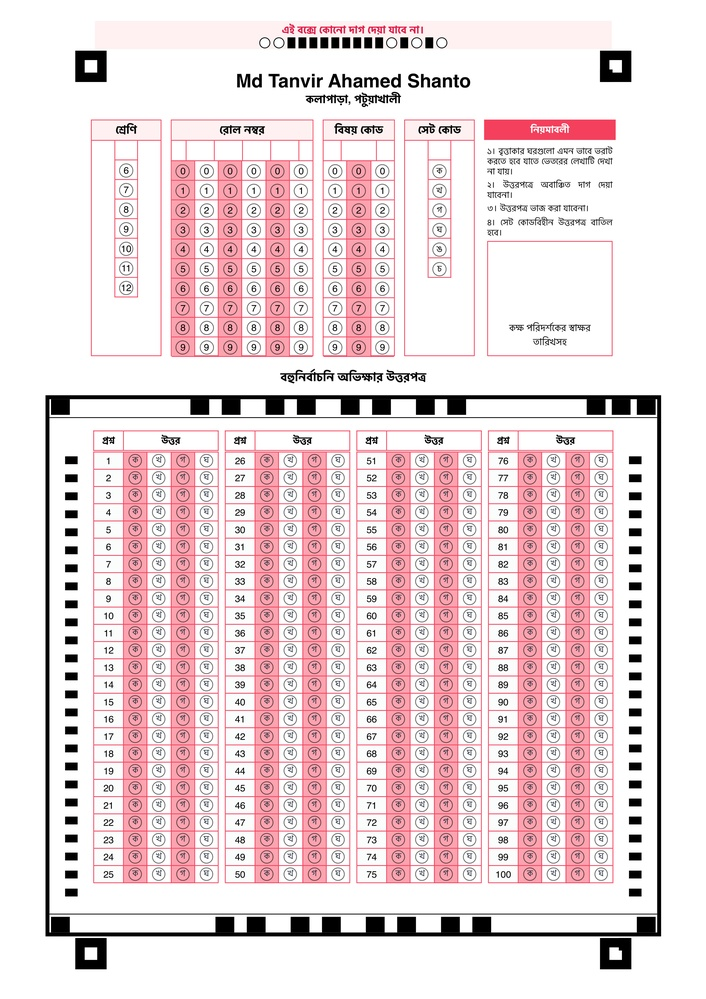
#> input picture test_omr.jpg, 706 x 999 px, shrunk from 2479 x 3508 before the run
$ python diagnose_contours.py
#> lines starting #> are read from the running program, lines starting #| are printed output that depends on the picture; after the words box and inside, x2 and y2 are one past the last pixel; in counts of white or black regions, pixels touching at a corner belong together
import cv2
import numpy as np

img = cv2.imread("test_omr.jpg")
#> img is the input picture: shape (999, 706, 3); mean B, G, R 220.2, 217.5, 234.4
gray = cv2.cvtColor(img, cv2.COLOR_BGR2GRAY)
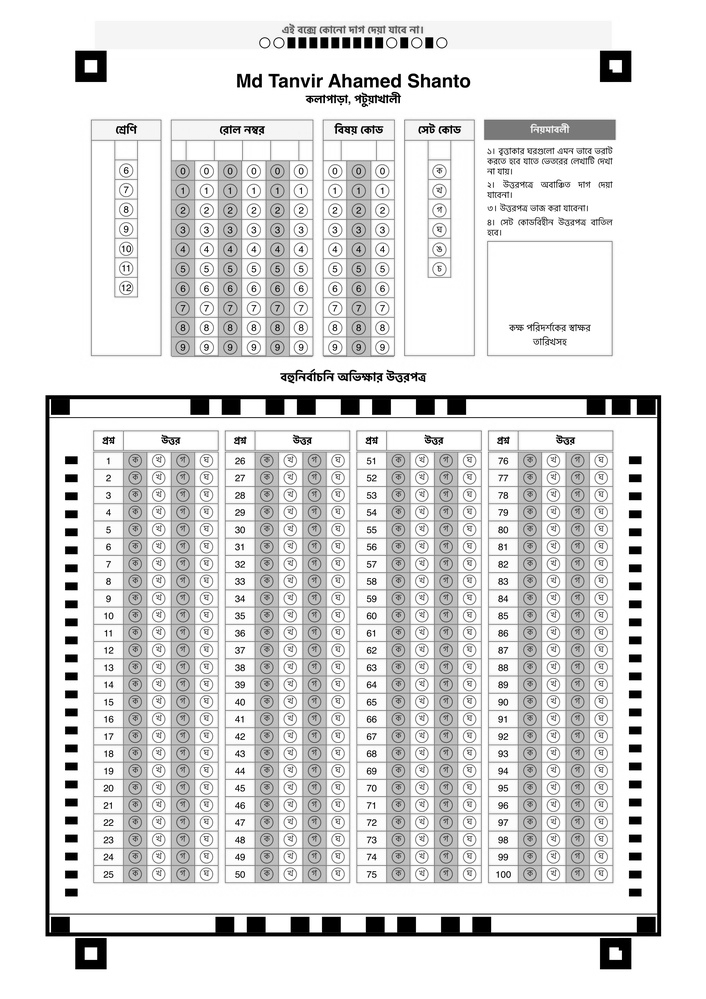
#> gray: shape (999, 706); min 0, max 255, mean 222.8

thresh = cv2.adaptiveThreshold(
    gray, 255, cv2.ADAPTIVE_THRESH_GAUSSIAN_C, cv2.THRESH_BINARY_INV, 21, 10
)
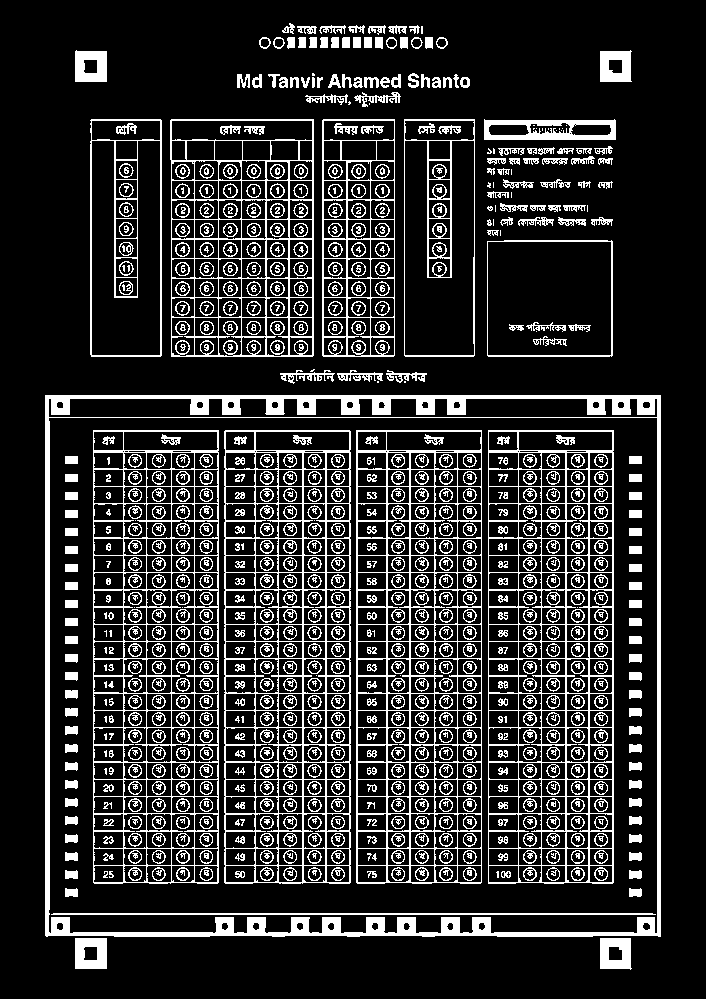
#> thresh: shape (999, 706); 17.7% white in thin lines or dots, all inside (x1, y1, x2, y2) = (45, 23, 661, 970)
edges = cv2.Canny(gray, 50, 150)
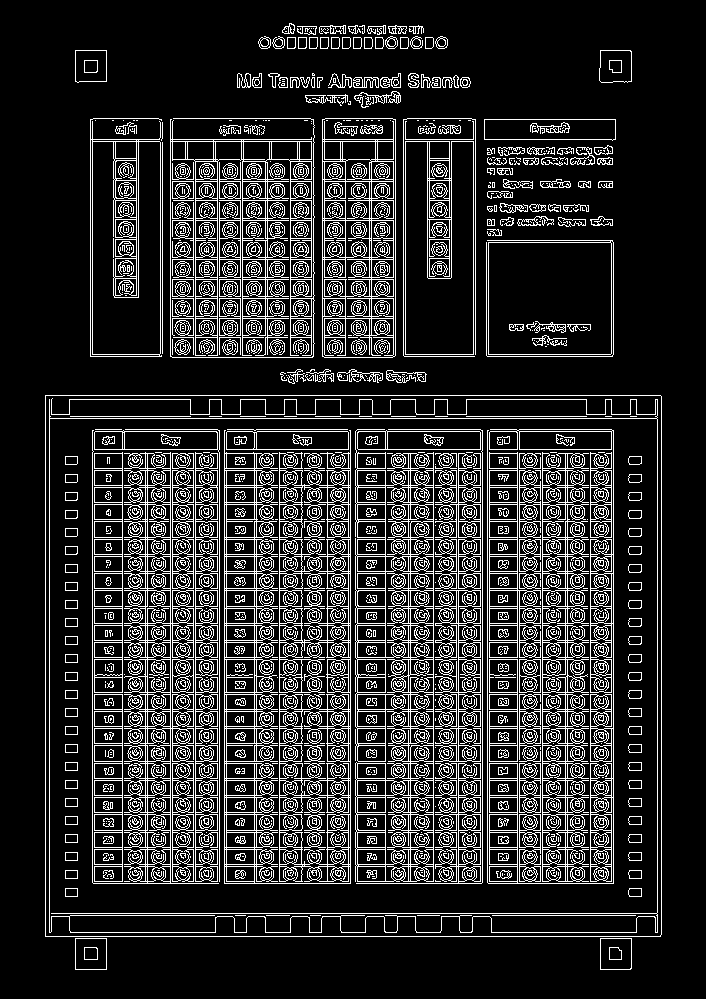
#> edges: shape (999, 706); 16.3% white in thin lines or dots, all inside (x1, y1, x2, y2) = (45, 23, 662, 970)
combined = cv2.bitwise_or(thresh, edges)
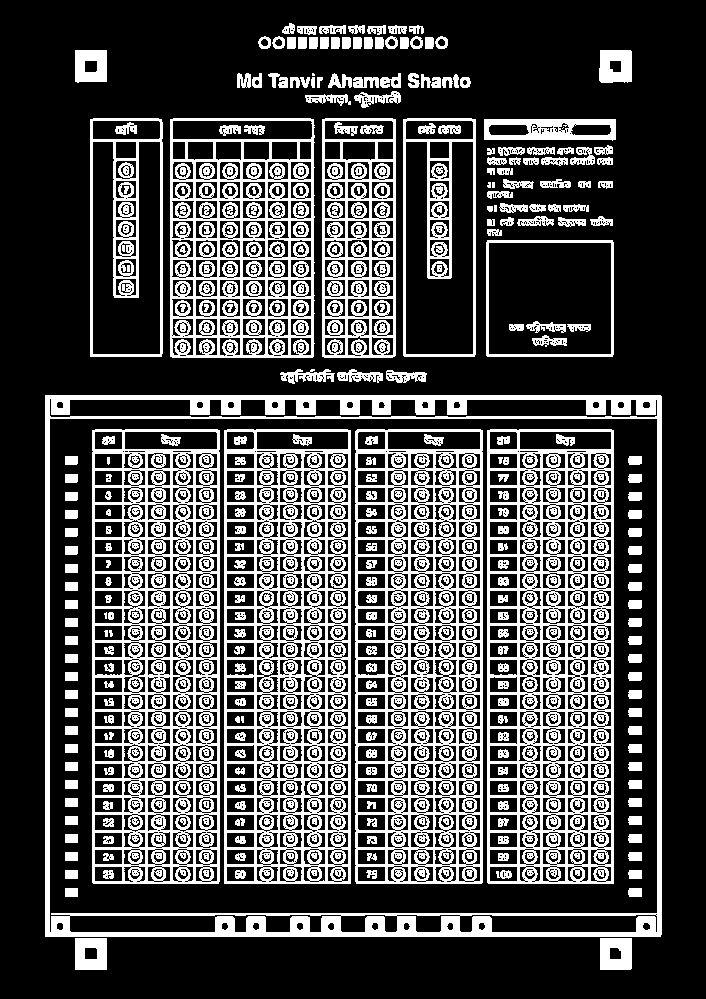
#> combined: shape (999, 706); 29.2% white; 343 white regions (7 under 20 px), largest, box (x1, y1, x2, y2) and area: (224, 429, 351, 884) 29185, (355, 429, 483, 884) 29129, (487, 429, 614, 884) 29088
kernel = np.ones((3, 3), np.uint8)
combined = cv2.morphologyEx(combined, cv2.MORPH_CLOSE, kernel)
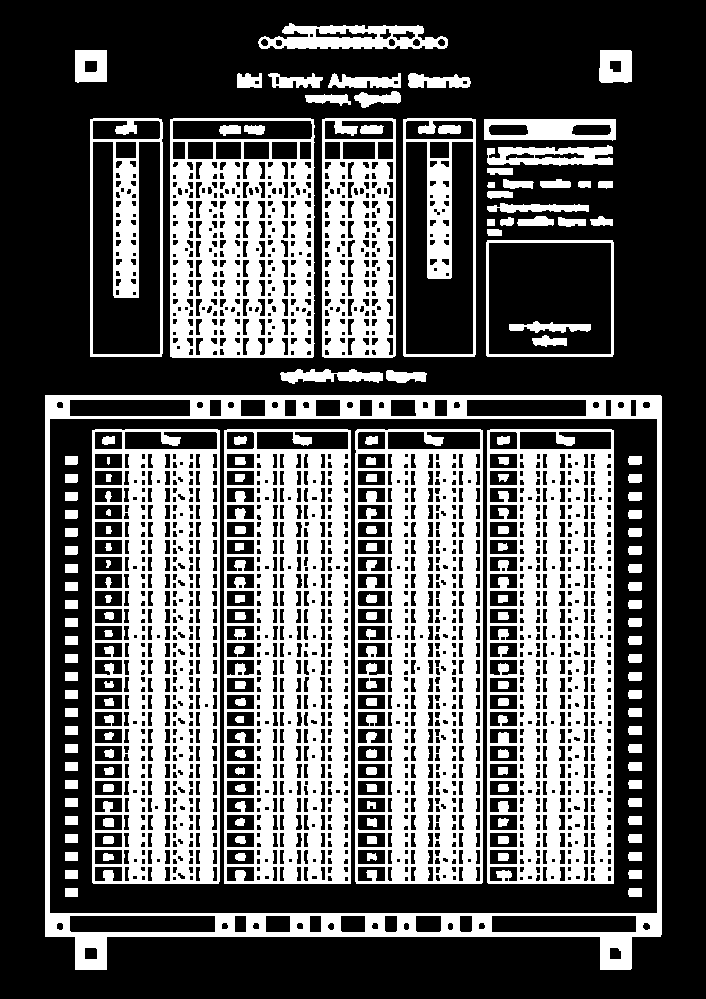
#> combined: shape (999, 706); 35.6% white; 158 white regions, largest, box (x1, y1, x2, y2) and area: (487, 429, 614, 884) 38357, (355, 429, 483, 884) 38216, (224, 429, 351, 884) 38073
combined = cv2.morphologyEx(combined, cv2.MORPH_OPEN, kernel)
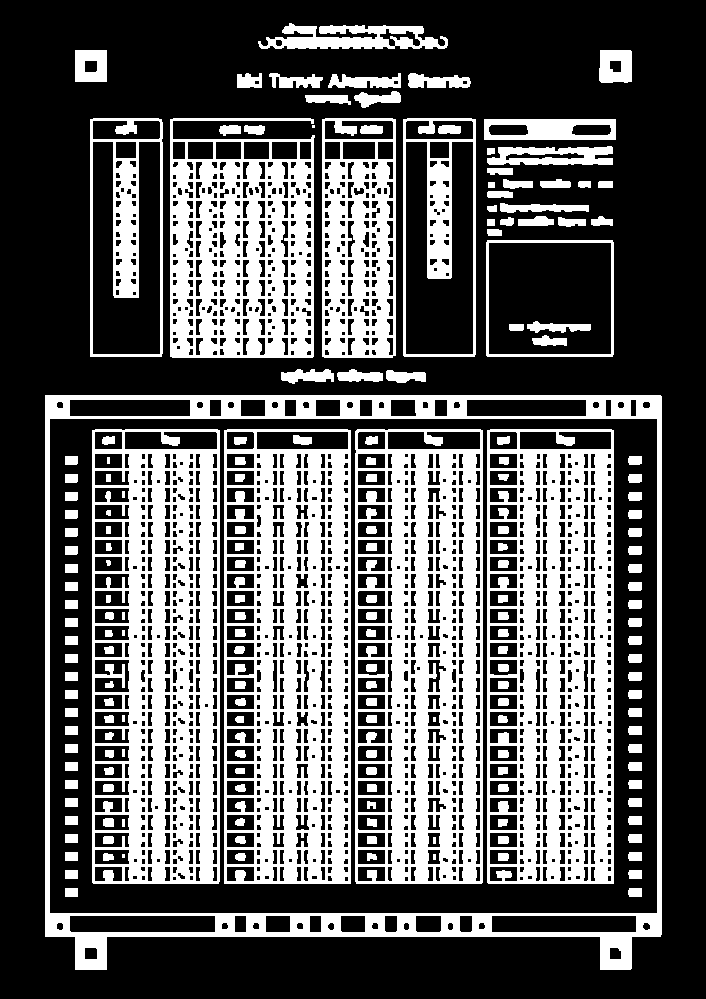
#> combined: shape (999, 706); 35.4% white; 188 white regions (5 under 20 px)

contours, _ = cv2.findContours(
    combined, cv2.RETR_EXTERNAL, cv2.CHAIN_APPROX_SIMPLE
)
#> contours = 39 contours, 1 with area under 20; largest, box (x1, y1, x2, y2) and area: (45, 395, 662, 970) 335302, (170, 118, 315, 358) 31508, (322, 118, 396, 358) 17435, (403, 118, 476, 357) 17127, (90, 118, 163, 357) 17122

h, w = gray.shape
#> h = 999; w = 706
print(f"Image shape: {w}x{h}")
#| Image shape: 706x999
total_area = h * w
#> total_area = 705294

for cnt in contours:
    area = cv2.contourArea(cnt)
    if area > 100: # at least some small size
        peri = cv2.arcLength(cnt, True)
        approx = cv2.approxPolyDP(cnt, 0.04 * peri, True)
        if len(approx) == 4:
            x, y, w_rect, h_rect = cv2.boundingRect(approx)
            aspect = max(w_rect, h_rect) / (min(w_rect, h_rect) + 1e-6)
            if 0.5 < aspect < 2.0:
                print(f"Candidate - Area: {area:.1f}, Pos: ({x}, {y}), Size: {w_rect}x{h_rect}")
#> this loop made 39 passes
#> (area, peri, approx, x, y, w_rect, h_rect, aspect) on passes 1, 2, 3, 4, 5, 8, 11: (335301.5, 2441.9, [[45, 395], [75, 969], [631, 968], [660, 395]], 45, 395, 616, 575, 1.07), (330, 100.6, [[386, 371], [388, 380], [425, 381], [424, 372]], 386, 371, 40, 11, 3.64), (369, 113.5, [[337, 373], [339, 380], [382, 380], [379, 372]], 337, 372, 46, 9, 5.11), (464, 144.8, [[281, 372], [292, 383], [333, 381], [328, 369]], 281, 369, 53, 15, 3.53), (14727, 483.7, [[487, 240], [487, 356], [612, 356], [612, 240]], 487, 240, 126, 117, 1.08), (169.5, 71.9, [[558, 217], [559, 225], [585, 225], [585, 219]], 558, 217, 28, 9, 3.11), (240.5, 83.9, [[553, 219], [518, 219], [518, 225], [553, 224]], 518, 219, 36, 7, 5.14)
#> (area, peri, approx) on passes 13, 33, 39: (507, 201.9, [[500, 203], [507, 212], [588, 211]]), (588, 181.3, [[408, 75], [410, 87], [470, 83]]), (2829.5, 742.4, [[258, 41], [447, 45]])
#| Candidate - Area: 335301.5, Pos: (45, 395), Size: 616x575
#| Candidate - Area: 14727.0, Pos: (487, 240), Size: 126x117
#| Candidate - Area: 989.5, Pos: (599, 50), Size: 33x32
#| Candidate - Area: 961.0, Pos: (75, 50), Size: 32x32

$ run again, with debug_markers_mcq.png.jpg copied over test_omr.jpg
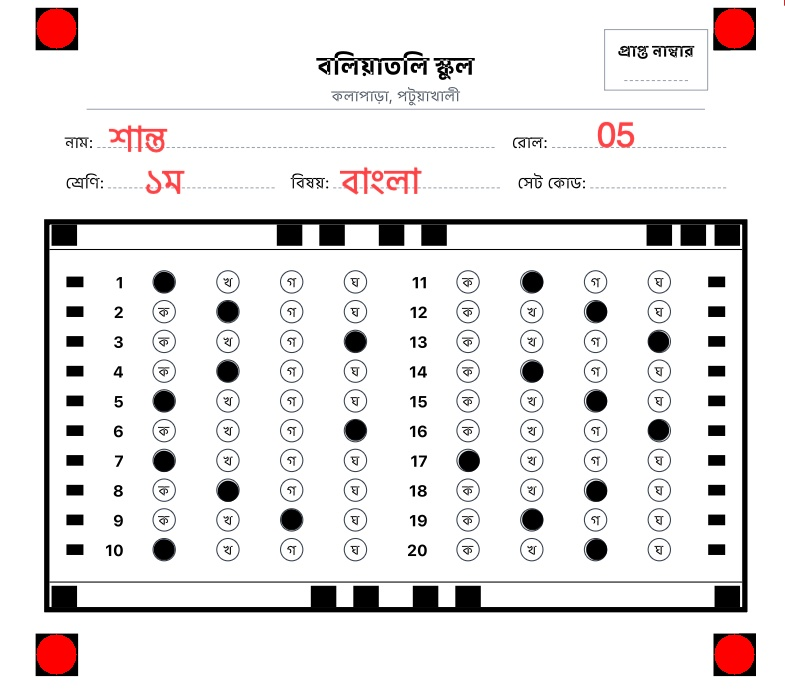
#> input picture debug_markers_mcq.png.jpg, 785 x 694 px
#> img is the input picture: shape (694, 785, 3); mean B, G, R 231.3, 231.2, 234.1
#> `thresh = cv2.adaptiveThreshold( gray, 255, cv2.ADAPTIVE_THRESH_GAUSSIA..`:
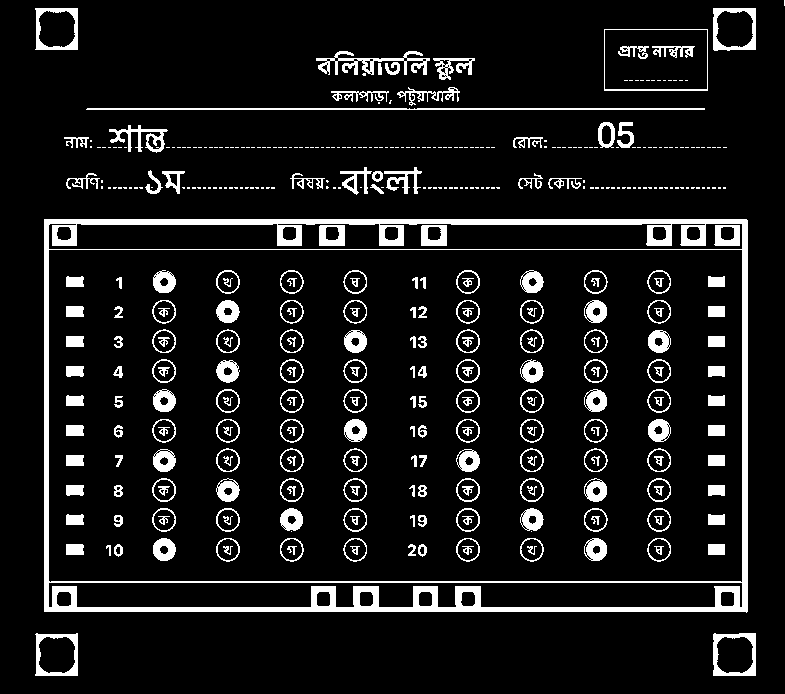
#> thresh: shape (694, 785); 9.6% white; 419 white regions (195 under 20 px), largest, box (x1, y1, x2, y2) and area: (44, 219, 748, 613) 17739, (86, 108, 705, 110) 1229, (316, 51, 430, 75) 954
#> edges: shape (694, 785); 6% white in thin lines or dots
#> `combined = cv2.morphologyEx(combined, cv2.MORPH_OPEN, kernel)`:
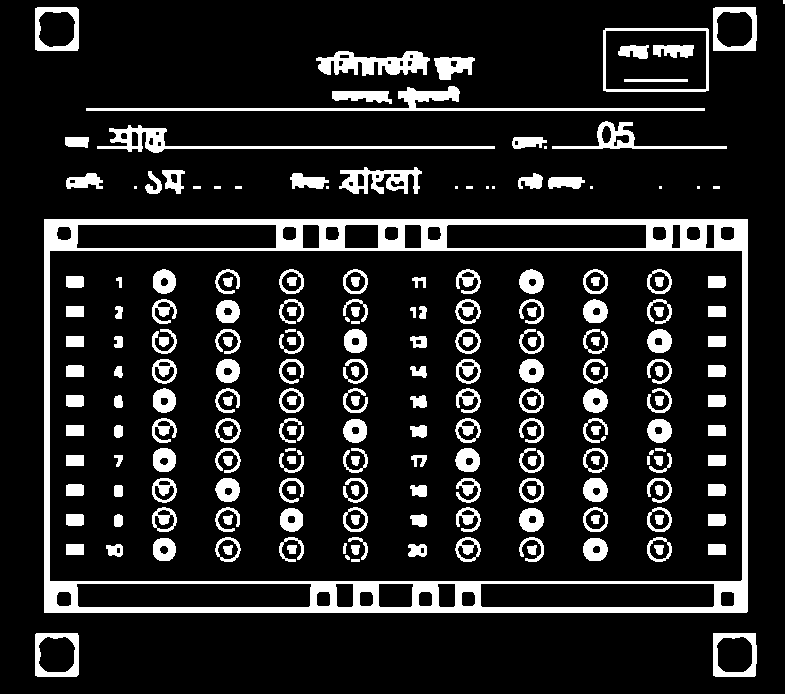
#> combined: shape (694, 785); 13.5% white; 220 white regions (13 under 20 px)
#> contours = 36 contours, 15 with area under 20; largest, box (x1, y1, x2, y2) and area: (44, 219, 748, 613) 276278, (603, 28, 709, 92) 6606, (86, 86, 705, 111) 1868, (35, 633, 79, 677) 1844, (35, 7, 79, 51) 1842
#| Image shape: 785x694
#> the loop `for cnt in contours:` made 36 passes
#> (area, peri, approx, x, y, w_rect, h_rect, aspect) on passes 1, 2, 3, 17: (1823, 169.7, [[713, 633], [713, 675], [754, 676], [755, 633]], 713, 633, 43, 44, 1.02), (1843.5, 169.1, [[36, 633], [35, 675], [76, 676], [77, 633]], 35, 633, 43, 44, 1.02), (276278.5, 2191.4, [[44, 219], [44, 612], [747, 611], [747, 219]], 44, 219, 704, 394, 1.79), (315.5, 94.38, [[548, 186], [578, 188], [584, 180], [551, 177]], 548, 177, 37, 12, 3.08)
#> (printed output is left out)
